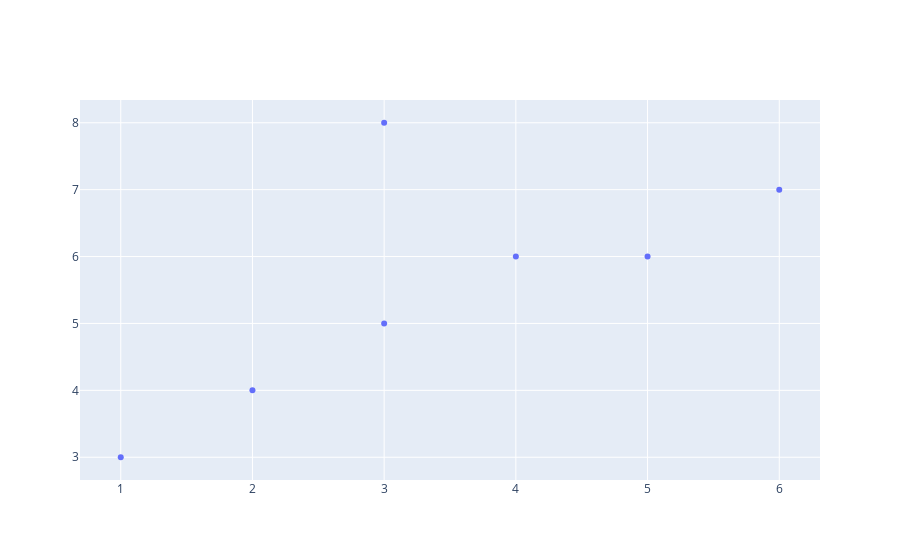

Notebook source saved alongside this figure:
### Code cell
fig = go.Figure()
fig.add_trace(go.Scatter(x=[1,2,3,4,5,6,3],y=[3,4,5,6,6,7,8],mode='markers'))

### Figure 1 — Plotly figure (JSON) as saved in the notebook; plotly's stock layout.template omitted (floating-point values rounded to 4 significant figures)
{"data": [{"mode": "markers", "type": "scatter", "x": [1, 2, 3, 4, 5, 6, 3], "y": [3, 4, 5, 6, 6, 7, 8]}], "layout": {}}
